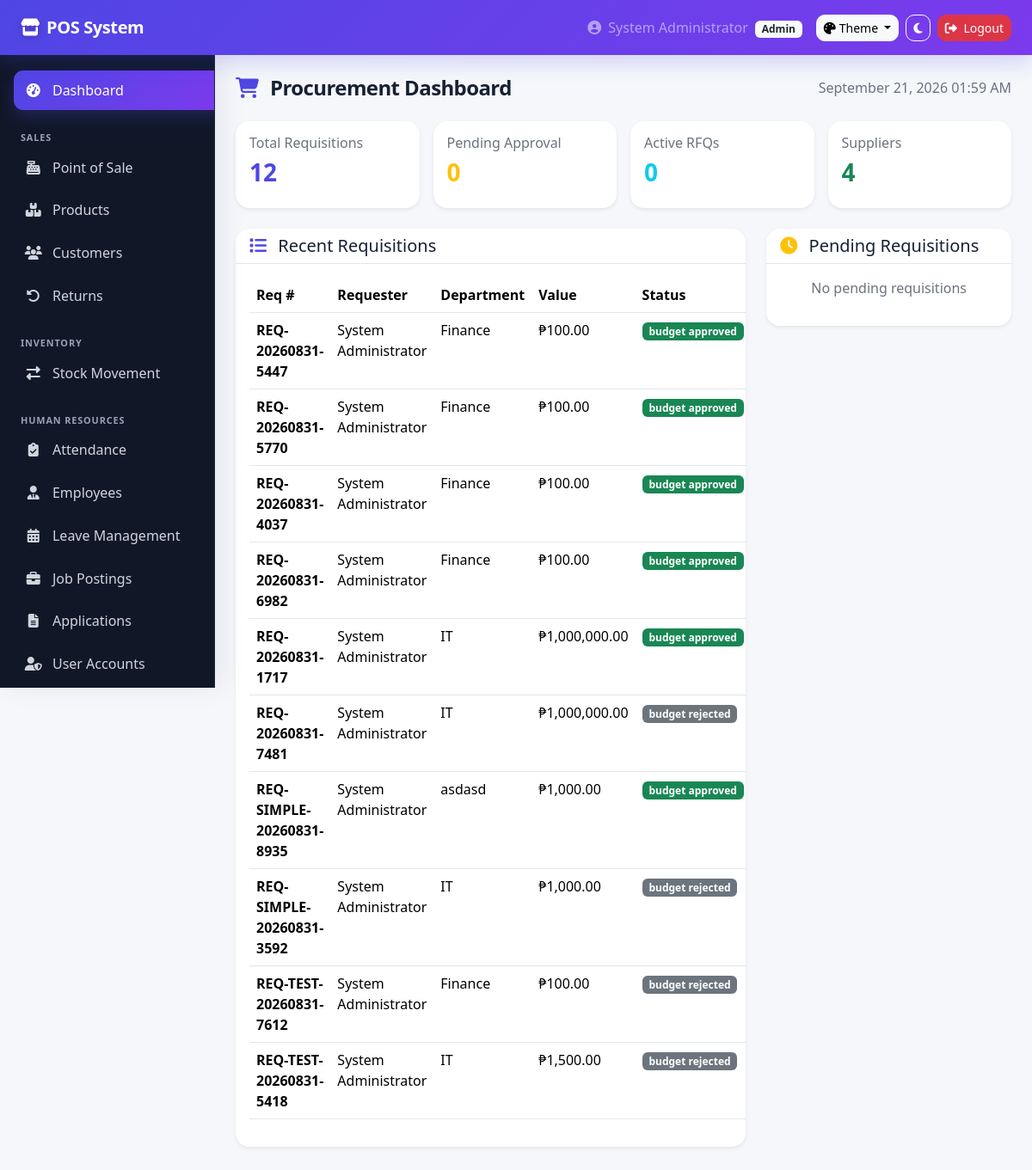
The app's page /modules/procurement/dashboard.php (signed in) with its own data.
### tables this page shows
CREATE TABLE `requisitions` (
  `id` int(11) NOT NULL,
  `req_number` varchar(50) NOT NULL,
  `requester_id` int(11) DEFAULT NULL,
  `department` varchar(100) DEFAULT NULL,
  `cost_centre` varchar(50) DEFAULT NULL,
  `description` text DEFAULT NULL,
  `estimated_value` decimal(12,2) DEFAULT NULL,
  `urgency` enum('low','medium','high','critical') DEFAULT 'medium',
  `status` enum('draft','pending_budget','budget_approved','budget_rejected','sourcing','completed') DEFAULT 'draft',
  `budget_owner_id` int(11) DEFAULT NULL,
  `finance_remarks` text DEFAULT NULL,
  `created_at` timestamp NOT NULL DEFAULT current_timestamp(),
  `updated_at` timestamp NOT NULL DEFAULT current_timestamp() ON UPDATE current_timestamp(),
  `budget_code` varchar(50) DEFAULT NULL,
  `budget_used` decimal(12,2) DEFAULT 0.00
);

CREATE TABLE `users` (
  `id` int(11) NOT NULL,
  `username` varchar(50) NOT NULL,
  `password` varchar(255) NOT NULL,
  `email` varchar(100) NOT NULL,
  `full_name` varchar(100) NOT NULL,
  `role_id` int(11) DEFAULT NULL,
  `is_active` tinyint(1) DEFAULT 1,
  `created_at` timestamp NOT NULL DEFAULT current_timestamp()
);

### modules/procurement/dashboard.php (the view, shortened to what this page needs)
<?php
$db = getDB();
$stats = [
    'requisitions' => $db->query("SELECT COUNT(*) FROM requisitions")->fetchColumn(),
    'pending_approval' => $db->query("SELECT COUNT(*) FROM requisitions WHERE status = 'pending_budget'")->fetchColumn(),
    'active_rfqs' => $db->query("SELECT COUNT(*) FROM rfqs WHERE status IN ('sent', 'evaluating')")->fetchColumn(),
    'pending_pos' => $db->query("SELECT COUNT(*) FROM purchase_orders WHERE status = 'pending_approval'")->fetchColumn(),
    'suppliers' => $db->query("SELECT COUNT(*) FROM suppliers WHERE is_active = 1")->fetchColumn(),
];
$recentReqs = $db->query("
    SELECT r.*, u.full_name as requester
    FROM requisitions r
    JOIN users u ON r.requester_id = u.id
    ORDER BY r.created_at DESC
    LIMIT 10
")->fetchAll();
$pendingReqs = $db->query("
    SELECT req_number, department, estimated_value, created_at
    FROM requisitions
    WHERE status = 'pending_budget'
    ORDER BY created_at ASC
    LIMIT 5
")->fetchAll();
?>
<!DOCTYPE html>
<html lang="en" data-bs-theme="light" data-pos-theme="light" data-pos-palette="indigo">
<head>
    <link href="<?php echo BASE_PATH; ?>assets/vendor/bootstrap/bootstrap.min.css?v=20260913" rel="stylesheet">
    <link rel="stylesheet" href="<?php echo BASE_PATH; ?>assets/vendor/fontawesome/all.min.css?v=20260913">
    <link rel="stylesheet" href="<?php echo BASE_PATH; ?>assets/css/custom.css?v=20260913">
</head>
<body>
    <?php include BASE_PATH . 'includes/header.php'; ?>
    <div class="d-flex">
        <?php include BASE_PATH . 'includes/sidebar.php'; ?>
        <div class="main-content flex-grow-1 p-4">
            <div class="d-flex justify-content-between align-items-center mb-4">
                <h4 class="mb-0"><i class="fas fa-shopping-cart me-2 text-primary"></i> Procurement Dashboard</h4>
                <span class="text-muted"><?php echo date('F d, Y h:i A'); ?></span>
            </div>
            <div class="row g-3 mb-4">
                <div class="col-md-3">
                    <div class="card border-0 shadow-sm">
                        <div class="card-body">
                            <h6 class="text-muted">Total Requisitions</h6>
                            <h3 class="fw-bold text-primary"><?php echo $stats['requisitions']; ?></h3>
                        </div>
                    </div>
                </div>
                <div class="col-md-3">
                    <div class="card border-0 shadow-sm">
                        <div class="card-body">
                            <h6 class="text-muted">Pending Approval</h6>
                            <h3 class="fw-bold text-warning"><?php echo $stats['pending_approval']; ?></h3>
                        </div>
                    </div>
                </div>
                <div class="col-md-3">
                    <div class="card border-0 shadow-sm">
                        <div class="card-body">
                            <h6 class="text-muted">Active RFQs</h6>
                            <h3 class="fw-bold text-info"><?php echo $stats['active_rfqs']; ?></h3>
                        </div>
                    </div>
                </div>
                <div class="col-md-3">
                    <div class="card border-0 shadow-sm">
                        <div class="card-body">
                            <h6 class="text-muted">Suppliers</h6>
                            <h3 class="fw-bold text-success"><?php echo $stats['suppliers']; ?></h3>
                        </div>
                    </div>
                </div>
            </div>
            <div class="row g-4">
                <div class="col-md-8">
                    <div class="card border-0 shadow-sm">
                        <div class="card-header bg-transparent">
                            <h5 class="mb-0"><i class="fas fa-list me-2 text-primary"></i> Recent Requisitions</h5>
                        </div>
                        <div class="card-body table-responsive">
                            <table class="table table-hover">
                                <thead>
                                    <tr>
                                        <th>Req #</th>
                                        <th>Requester</th>
                                        <th>Department</th>
                                        <th>Value</th>
                                        <th>Status</th>
                                    </tr>
                                </thead>
                                <tbody>
                                    <?php foreach($recentReqs as $req): ?>
                                    <tr>
                                        <td><strong><?php echo $req['req_number']; ?></strong></td>
                                        <td><?php echo $req['requester']; ?></td>
                                        <td><?php echo $req['department']; ?></td>
                                        <td>₱<?php echo number_format($req['estimated_value'], 2); ?></td>
                                        <td>
                                            <span class="badge bg-<?php echo $req['status'] === 'budget_approved' ? 'success' : ($req['status'] === 'pending_budget' ? 'warning' : 'secondary'); ?>">
                                                <?php echo str_replace('_', ' ', $req['status']); ?>
                                            </span>
                                        </td>
                                    </tr>
                                    <?php endforeach; ?>
                                </tbody>
                            </table>
                        </div>
                    </div>
                </div>
                <div class="col-md-4">
                    <div class="card border-0 shadow-sm">
                        <div class="card-header bg-transparent">
                            <h5 class="mb-0"><i class="fas fa-clock me-2 text-warning"></i> Pending Requisitions</h5>
                        </div>
                        <div class="card-body" style="max-height:300px;overflow-y:auto;">
                            <?php if (empty($pendingReqs)): ?>
                            <p class="text-muted text-center">No pending requisitions</p>
                            <?php endif; ?>
                        </div>
                    </div>
                </div>
            </div>
        </div>
    </div>
</body>
</html>

### assets/css/custom.css (style rules this page uses)
:root { --pos-primary: #4f46e5; --pos-primary-rgb: 79,70,229; --pos-primary-2: #7c3aed; --pos-accent: #06b6d4; --pos-bg: #f5f7fb; --pos-surface: #ffffff; --pos-surface-2: #f8fafc; --pos-border: #e5e7eb; --pos-text: #172033; --pos-muted: #6b7280; --pos-sidebar: #101828; --pos-sidebar-text: #d0d5dd; --pos-shadow: 0 10px 30px rgba(15, 23, 42, .08); --pos-radius: 16px; --pos-transition: 260ms cubic-bezier(.2,.8,.2,1); }
html[data-pos-palette="indigo"] { --pos-primary:#4f46e5; --pos-primary-rgb:79,70,229; --pos-primary-2:#7c3aed; }
html { scroll-behavior:smooth; }
body { background: var(--pos-bg); color: var(--pos-text); transition: background-color var(--pos-transition), color var(--pos-transition); }
:root, html[data-pos-theme="dark"] { --bs-primary: var(--pos-primary); --bs-primary-rgb: var(--pos-primary-rgb); --bs-link-color: var(--pos-primary); --bs-link-hover-color: var(--pos-primary-2); --bs-body-bg: var(--pos-bg); --bs-body-color: var(--pos-text); --bs-border-color: var(--pos-border); }
.text-primary { color: var(--pos-primary) !important; }
.main-content { min-width: 0; padding-bottom: 2.5rem !important; }
.card, .modal-content, .dropdown-menu, .offcanvas { background-color: var(--pos-surface); color: var(--pos-text); border-color: var(--pos-border) !important; border-radius: var(--pos-radius) !important; box-shadow: var(--pos-shadow); }
.card { overflow: hidden; transition: transform var(--pos-transition), box-shadow var(--pos-transition), background-color var(--pos-transition); }
.card-header, .card-footer { border-color: var(--pos-border) !important; }
.card-header.bg-transparent { background: transparent !important; }
.table { --bs-table-bg: transparent; color: var(--pos-text); }
.table > :not(caption) > * > * { border-bottom-color: var(--pos-border); }
.text-muted { color: var(--pos-muted) !important; }
.page-title, .main-content > .d-flex:first-child h4 { font-weight: 750; letter-spacing: -.025em; }
*, *::before, *::after { transition-property: background-color, border-color, color, box-shadow; transition-duration: 180ms; transition-timing-function: ease; }
.main-content { min-width:0;min-height:calc(100vh - 56px) }
:root { --pos-sidebar-expanded: 250px; --pos-sidebar-collapsed: 78px; --pos-topbar-height: 64px; }

### records on screen
requisitions: req_number "REQ-20260831-5447", requester.full_name "System Administrator", department "Finance", estimated_value "100.00", status "budget approved"
requisitions: req_number "REQ-20260831-5770", requester.full_name "System Administrator", department "Finance", estimated_value "100.00", status "budget approved"
requisitions: req_number "REQ-20260831-4037", requester.full_name "System Administrator", department "Finance", estimated_value "100.00", status "budget approved"
requisitions: req_number "REQ-20260831-6982", requester.full_name "System Administrator", department "Finance", estimated_value "100.00", status "budget approved"
requisitions: req_number "REQ-20260831-1717", requester.full_name "System Administrator", department "IT", estimated_value "1,000,000.00", status "budget approved"
requisitions: req_number "REQ-20260831-7481", requester.full_name "System Administrator", department "IT", estimated_value "1,000,000.00", status "budget rejected"
requisitions: req_number "REQ-SIMPLE-20260831-8935", requester.full_name "System Administrator", department "asdasd", estimated_value "1,000.00", status "budget approved"
requisitions: req_number "REQ-SIMPLE-20260831-3592", requester.full_name "System Administrator", department "IT", estimated_value "1,000.00", status "budget rejected"
requisitions: req_number "REQ-TEST-20260831-7612", requester.full_name "System Administrator", department "Finance", estimated_value "100.00", status "budget rejected"
requisitions: req_number "REQ-TEST-20260831-5418", requester.full_name "System Administrator", department "IT", estimated_value "1,500.00", status "budget rejected"

### other values on screen
$siteTitle "POS System"
$_SESSION['full_name'] "System Administrator"
$_SESSION['role'] "Admin"
$stats['requisitions'] "12"
$stats['pending_approval'] "0"
$stats['active_rfqs'] "0"
$stats['suppliers'] "4"
